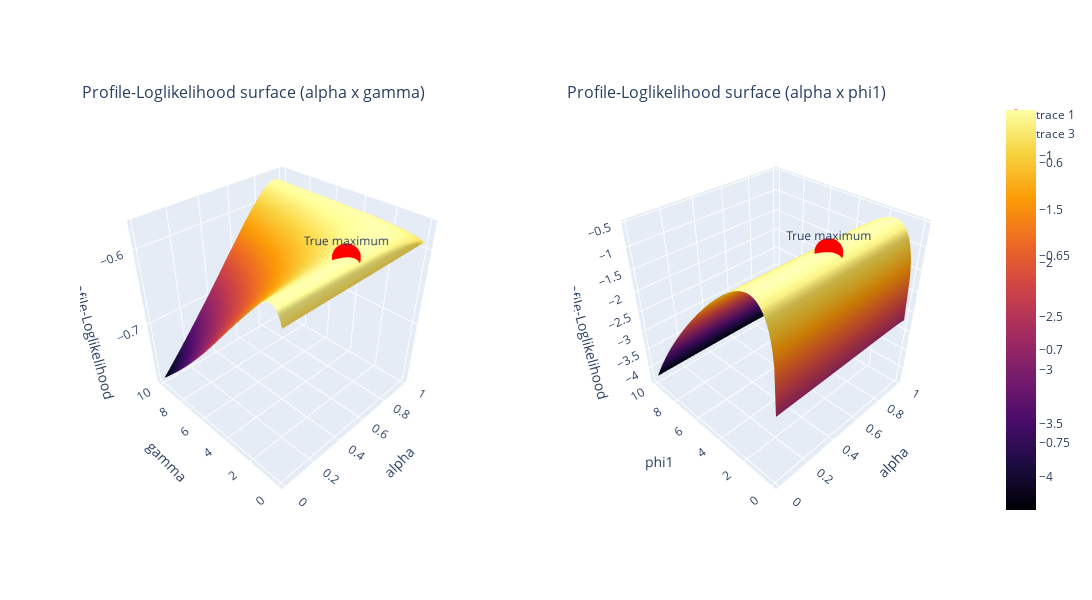

Notebook cell for this chart:
### Code cell
fig_alpha_gamma = model.plot_loglikelihood("alpha", "gamma", 0.01, 0.99, 0.01, 10.0, n = 100, colorscale = 'Inferno')
fig_alpha_phi1 = model.plot_loglikelihood("alpha", "phi1", 0.01, 0.99, 0.01, 10.0, n = 100, colorscale = 'Inferno')

from plotly.subplots import make_subplots

# 1 row, 2 columns
fig = make_subplots(rows=1, cols=2,
                    specs=[[{'type':'surface'}, {'type':'surface'}]])

# Add traces
for i, f in enumerate([fig_alpha_gamma, fig_alpha_phi1], start=1):
    for trace in f.data:
        fig.add_trace(trace, row=1, col=i)

# Copy layout for each subplot
for i, f in enumerate([fig_alpha_gamma, fig_alpha_phi1], start=1):
    scene_name = f'scene{i}'  # scene1, scene2, ...
    # Axis titles
    fig.update_layout({
        scene_name: dict(
            xaxis_title = f.layout.scene.xaxis.title.text if f.layout.scene.xaxis.title.text else '',
            yaxis_title = f.layout.scene.yaxis.title.text if f.layout.scene.yaxis.title.text else '',
            zaxis_title = f.layout.scene.zaxis.title.text if f.layout.scene.zaxis.title.text else '',
            camera = f.layout.scene.camera if 'camera' in f.layout.scene else None
        )
    })

titles = [fig_alpha_gamma.layout.title.text, fig_alpha_phi1.layout.title.text]
# Add subplot “titles” using annotations
for i, title in enumerate(titles):
    fig.add_annotation(dict(
        x = 0.0/len(titles) + 1.8*i/len(titles),  # x position in [0,1] figure coordinates
        y = 1.05,                              # slightly above top
        text = title,
        showarrow = False,
        xref = "paper",
        yref = "paper",
        font = dict(size=16)
    ))

# Update layout (optional)
fig.update_layout(height=600, width=1200)
fig.show()

### Figure 1 — Plotly figure (JSON) as saved in the notebook; plotly's stock layout.template omitted (floating-point values rounded to 4 significant figures; data arrays with more than 128 entries replaced by an {"elided": "..."} marker saying what was removed)
{"data": [{"colorscale": [[0, "#000004"], [0.1111, "#1b0c41"], [0.2222, "#4a0c6b"], [0.3333, "#781c6d"], [0.4444, "#a52c60"], [0.5556, "#cf4446"], [0.6667, "#ed6925"], [0.7778, "#fb9b06"], [0.8889, "#f7d13d"], [1, "#fcffa4"]], "scene": "scene", "type": "surface", "x": [0.01, 0.0199, 0.0298, 0.0397, 0.0496, 0.05949, 0.06939, 0.07929, 0.08919, 0.09909, 0.109, 0.1189, 0.1288, 0.1387, 0.1486, 0.1585, 0.1684, 0.1783, 0.1882, 0.1981, 0.208, 0.2179, 0.2278, 0.2377, 0.2476, 0.2575, 0.2674, 0.2773, 0.2872, 0.2971, 0.307, 0.3169, 0.3268, 0.3367, 0.3466, 0.3565, 0.3664, 0.3763, 0.3862, 0.3961, 0.406, 0.4159, 0.4258, 0.4357, 0.4456, 0.4555, 0.4654, 0.4753, 0.4852, 0.4951, 0.5049, 0.5148, 0.5247, 0.5346, 0.5445, 0.5544, 0.5643, 0.5742, 0.5841, 0.594, 0.6039, 0.6138, 0.6237, 0.6336, 0.6435, 0.6534, 0.6633, 0.6732, 0.6831, 0.693, 0.7029, 0.7128, 0.7227, 0.7326, 0.7425, 0.7524, 0.7623, 0.7722, 0.7821, 0.792, 0.8019, 0.8118, 0.8217, 0.8316, 0.8415, 0.8514, 0.8613, 0.8712, 0.8811, 0.891, 0.9009, 0.9108, 0.9207, 0.9306, 0.9405, 0.9504, 0.9603, 0.9702, 0.9801, 0.99], "y": [0.01, 0.1109, 0.2118, 0.3127, 0.4136, 0.5145, 0.6155, 0.7164, 0.8173, 0.9182, 1.019, 1.12, 1.221, 1.322, 1.423, 1.524, 1.625, 1.725, 1.826, 1.927, 2.028, 2.129, 2.23, 2.331, 2.432, 2.533, 2.634, 2.735, 2.835, 2.936, 3.037, 3.138, 3.239, 3.34, 3.441, 3.542, 3.643, 3.744, 3.845, 3.945, 4.046, 4.147, 4.248, 4.349, 4.45, 4.551, 4.652, 4.753, 4.854, 4.955, 5.055, 5.156, 5.257, 5.358, 5.459, 5.56, 5.661, 5.762, 5.863, 5.964, 6.065, 6.165, 6.266, 6.367, 6.468, 6.569, 6.67, 6.771, 6.872, 6.973, 7.074, 7.175, 7.275, 7.376, 7.477, 7.578, 7.679, 7.78, 7.881, 7.982, 8.083, 8.184, 8.285, 8.385, 8.486, 8.587, 8.688, 8.789, 8.89, 8.991, 9.092, 9.193, 9.294, 9.395, 9.495, 9.596, 9.697, 9.798, 9.899, 10.0], "z": {"elided": "100x100 float values"}}, {"marker": {"color": "red", "size": 10, "symbol": "circle"}, "mode": "markers+text", "scene": "scene", "text": ["True maximum"], "textposition": "top center", "type": "scatter3d", "x": [0.4808], "y": [0.8586], "z": [-0.5718]}, {"colorscale": [[0, "#000004"], [0.1111, "#1b0c41"], [0.2222, "#4a0c6b"], [0.3333, "#781c6d"], [0.4444, "#a52c60"], [0.5556, "#cf4446"], [0.6667, "#ed6925"], [0.7778, "#fb9b06"], [0.8889, "#f7d13d"], [1, "#fcffa4"]], "scene": "scene2", "type": "surface", "x": [0.01, 0.0199, 0.0298, 0.0397, 0.0496, 0.05949, 0.06939, 0.07929, 0.08919, 0.09909, 0.109, 0.1189, 0.1288, 0.1387, 0.1486, 0.1585, 0.1684, 0.1783, 0.1882, 0.1981, 0.208, 0.2179, 0.2278, 0.2377, 0.2476, 0.2575, 0.2674, 0.2773, 0.2872, 0.2971, 0.307, 0.3169, 0.3268, 0.3367, 0.3466, 0.3565, 0.3664, 0.3763, 0.3862, 0.3961, 0.406, 0.4159, 0.4258, 0.4357, 0.4456, 0.4555, 0.4654, 0.4753, 0.4852, 0.4951, 0.5049, 0.5148, 0.5247, 0.5346, 0.5445, 0.5544, 0.5643, 0.5742, 0.5841, 0.594, 0.6039, 0.6138, 0.6237, 0.6336, 0.6435, 0.6534, 0.6633, 0.6732, 0.6831, 0.693, 0.7029, 0.7128, 0.7227, 0.7326, 0.7425, 0.7524, 0.7623, 0.7722, 0.7821, 0.792, 0.8019, 0.8118, 0.8217, 0.8316, 0.8415, 0.8514, 0.8613, 0.8712, 0.8811, 0.891, 0.9009, 0.9108, 0.9207, 0.9306, 0.9405, 0.9504, 0.9603, 0.9702, 0.9801, 0.99], "y": [0.01, 0.1109, 0.2118, 0.3127, 0.4136, 0.5145, 0.6155, 0.7164, 0.8173, 0.9182, 1.019, 1.12, 1.221, 1.322, 1.423, 1.524, 1.625, 1.725, 1.826, 1.927, 2.028, 2.129, 2.23, 2.331, 2.432, 2.533, 2.634, 2.735, 2.835, 2.936, 3.037, 3.138, 3.239, 3.34, 3.441, 3.542, 3.643, 3.744, 3.845, 3.945, 4.046, 4.147, 4.248, 4.349, 4.45, 4.551, 4.652, 4.753, 4.854, 4.955, 5.055, 5.156, 5.257, 5.358, 5.459, 5.56, 5.661, 5.762, 5.863, 5.964, 6.065, 6.165, 6.266, 6.367, 6.468, 6.569, 6.67, 6.771, 6.872, 6.973, 7.074, 7.175, 7.275, 7.376, 7.477, 7.578, 7.679, 7.78, 7.881, 7.982, 8.083, 8.184, 8.285, 8.385, 8.486, 8.587, 8.688, 8.789, 8.89, 8.991, 9.092, 9.193, 9.294, 9.395, 9.495, 9.596, 9.697, 9.798, 9.899, 10.0], "z": {"elided": "100x100 float values"}}, {"marker": {"color": "red", "size": 10, "symbol": "circle"}, "mode": "markers+text", "scene": "scene2", "text": ["True maximum"], "textposition": "top center", "type": "scatter3d", "x": [0.4808], "y": [1.515], "z": [-0.5718]}], "layout": {"annotations": [{"font": {"size": 16}, "showarrow": false, "text": "Profile-Loglikelihood surface (alpha x gamma)", "x": 0, "xref": "paper", "y": 1.05, "yref": "paper"}, {"font": {"size": 16}, "showarrow": false, "text": "Profile-Loglikelihood surface (alpha x phi1)", "x": 0.9, "xref": "paper", "y": 1.05, "yref": "paper"}], "height": 600, "scene": {"camera": {"center": {"x": 0, "y": 0, "z": 0}, "eye": {"x": -1.5, "y": -1.5, "z": 1.5}, "up": {"x": 0, "y": 0, "z": 1}}, "domain": {"x": [0, 0.45], "y": [0, 1]}, "xaxis": {"title": {"text": "alpha"}}, "yaxis": {"title": {"text": "gamma"}}, "zaxis": {"title": {"text": "Profile-Loglikelihood"}}}, "scene2": {"camera": {"center": {"x": 0, "y": 0, "z": 0}, "eye": {"x": -1.5, "y": -1.5, "z": 1.5}, "up": {"x": 0, "y": 0, "z": 1}}, "domain": {"x": [0.55, 1], "y": [0, 1]}, "xaxis": {"title": {"text": "alpha"}}, "yaxis": {"title": {"text": "phi1"}}, "zaxis": {"title": {"text": "Profile-Loglikelihood"}}}, "width": 1200}}
